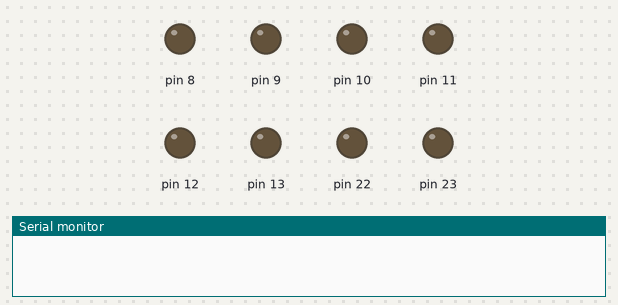
The sketch below on a simulated Arduino Uno, built with avr-gcc and run on an emulated ATmega328P. On the bench: output pins drawn as LEDs (lit = HIGH), the last lines printed to the serial monitor.

Above: at 0.1 s.
At 9.5 s:
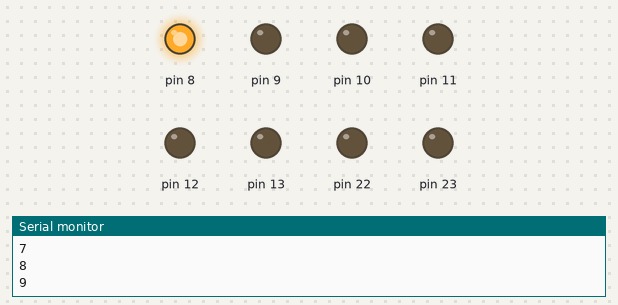
At 14.7 s:
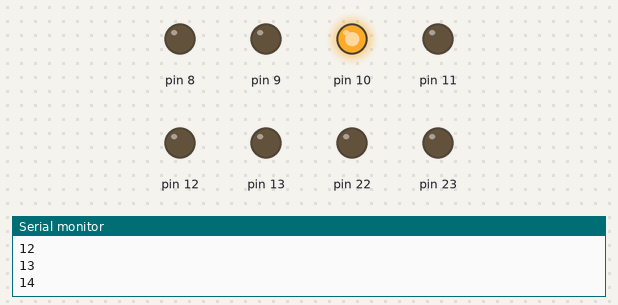
At 20.0 s:
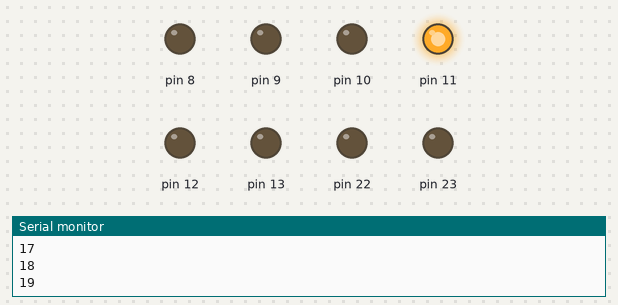
At 25.2 s:
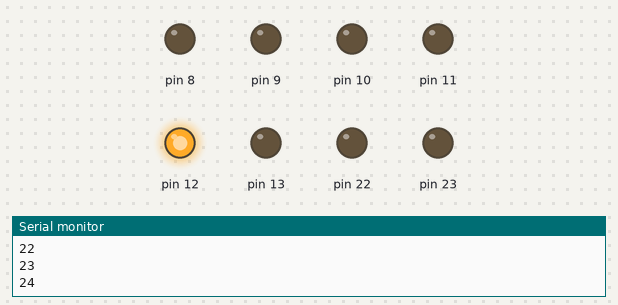
At 30.5 s:
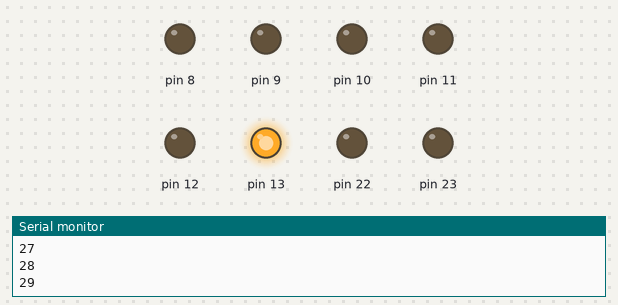
Timing chart, 0 to 32.0 s (numbered marks = the images above):
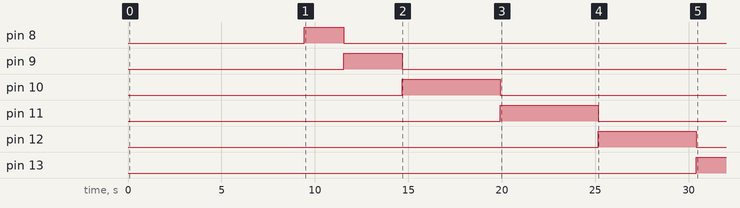

The sketch:

sketch_apr12a.ino
```cpp
#include <avr/io.h>
#include <avr/interrupt.h>
#include <inttypes.h>


volatile uint8_t overflow_cont;
volatile uint8_t cor;
//unsigned char
ISR(TIMER1_OVF_vect){
  overflow_cont++;
  Serial.println(overflow_cont);
  if(overflow_cont == 9){
    PORTB &= 0x00;
    PORTB |= 0b00000001;
  }
  if(overflow_cont == 11){
    PORTB &= 0x00;
    PORTB |= 0b00000010;
  }
  if(overflow_cont == 14){
    PORTB &= 0x00;
    PORTB |= 0b00000100;
  }
  if(overflow_cont == 19){
    PORTB &= 0x00;
    PORTB |= 0b00001000;
  }
  if(overflow_cont == 24){
    PORTB &= 0x00;
    PORTB |= 0b00010000;
  }
  if(overflow_cont == 29){
    PORTB &= 0x00;
    PORTB |= 0b00100000;
  }

}

int main(void)
{
  Serial.begin(9600);
  DDRB |= 0xFF;
  PORTB |= 0x00;
  PINB &= 0x00;

  TCCR1A |= 0x00;
  TCCR1B &= 0x00;
  TCCR1B |= 0b00000100;

  TIMSK1 &= 0x00;
  TIMSK1 |= 0b00000001;

  sei();
    while (1)
    {;}
  return 0;
}
```

Measured:
- by itself, pin 8: LOW → HIGH at 9.4 s, → LOW 2.1 s later
- by itself, pin 9: LOW → HIGH at 11.5 s, → LOW 3.1 s later
- by itself, pin 10: LOW → HIGH at 14.7 s, → LOW 5.2 s later
- by itself, pin 11: LOW → HIGH at 19.9 s, → LOW 5.2 s later
- by itself, pin 12: LOW → HIGH at 25.2 s, → LOW 5.2 s later
- by itself, pin 13: LOW → HIGH at 30.4 s
